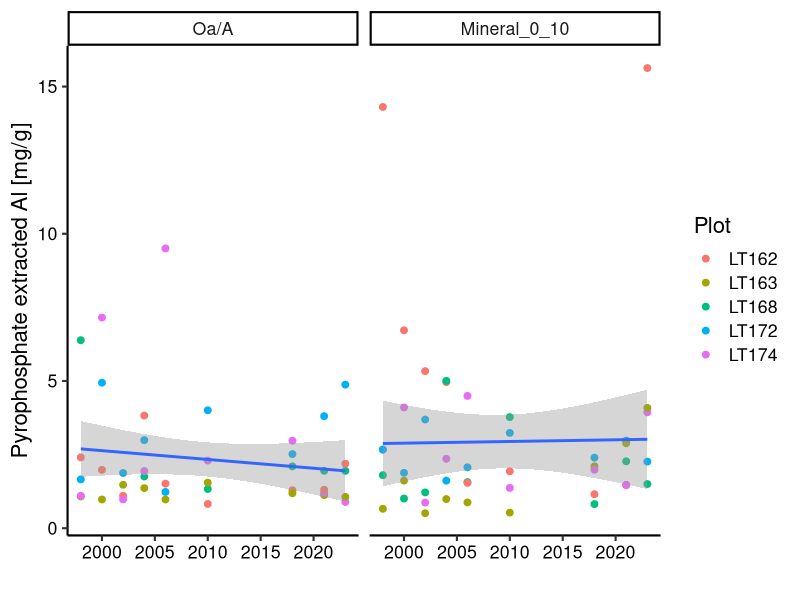
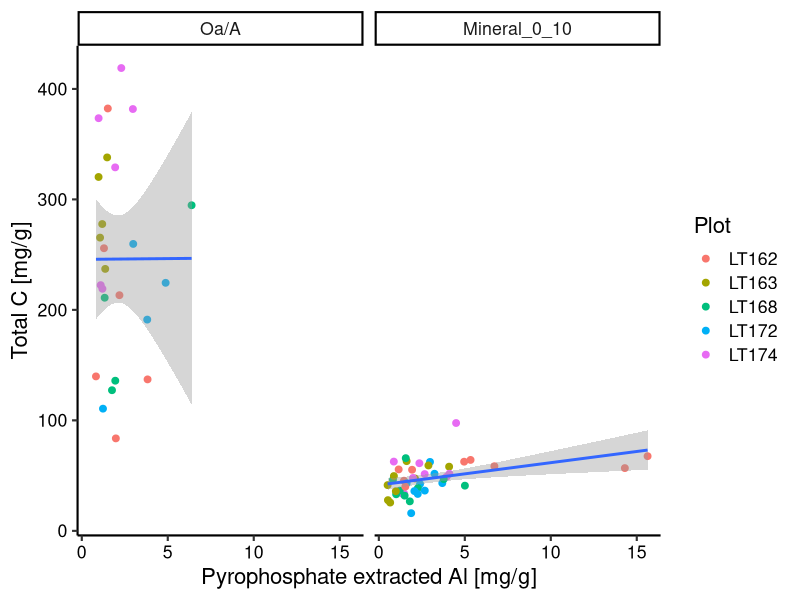
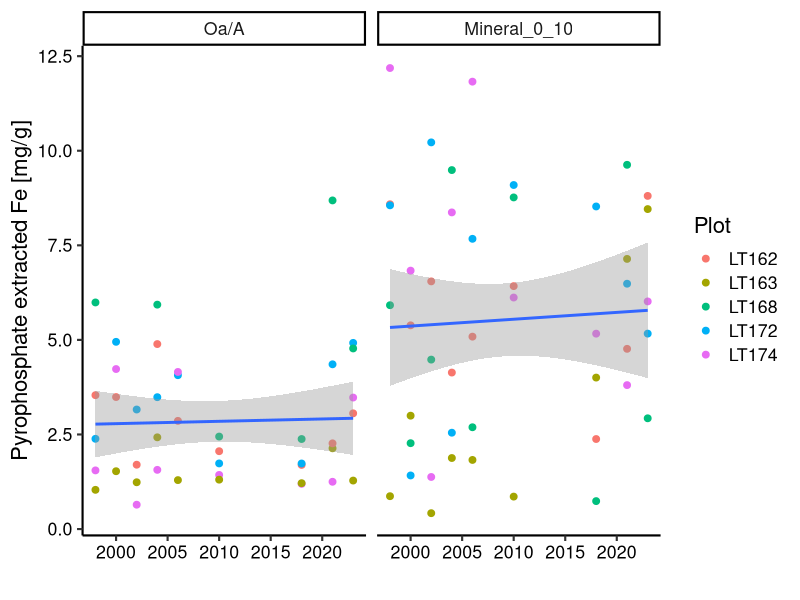
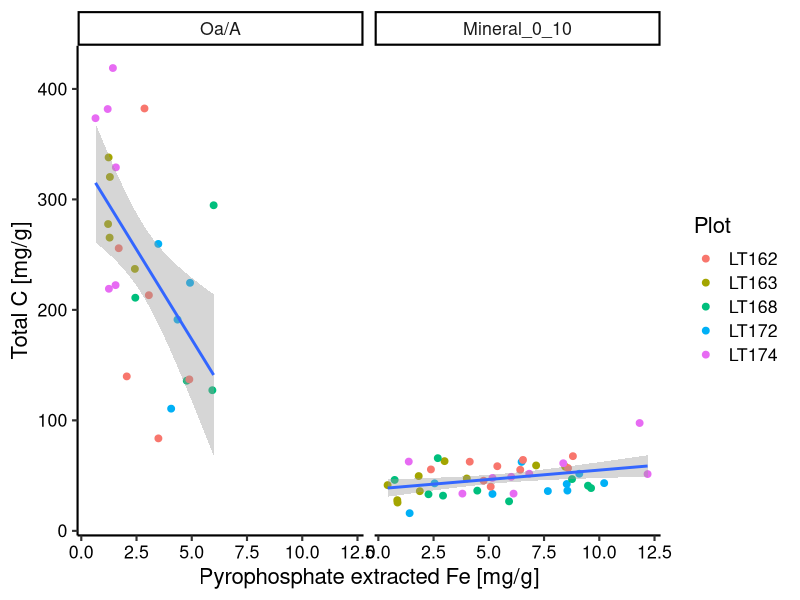

Here is the R script that generated these plots, in order:
## Hubbard Brook archived soil samples project ##
## Selective metal analysis ##
## Sophie von Fromm ##
## 2024-08-01 ##

library(tidyverse)

# Load HBEF data
HBEF_data <- read_csv("./Data/HBEF_data_all_2024-08-06.csv") %>% 
  # not needed once field notes are entered
  dplyr::select(-c(Plot_1_Horizons:Notes))

head(HBEF_data)

HBEF_data$Horizon <- factor(HBEF_data$Horizon,
                            levels = c("Oi/Oe", "Oa/A", "Mineral_0_10"),
                            ordered = TRUE)


HBEF_data %>% 
  drop_na(al_pyr_mg_g) %>% 
  ggplot(aes(x = Year, y = al_pyr_mg_g)) +
  geom_point(aes(color = Plot), size = 2) +
  theme_classic(base_size = 16) +
  theme(axis.text = element_text(color = "black")) +
  facet_wrap(~Horizon) +
  geom_smooth(method = "lm") +
  scale_x_continuous("", limits = c(1998,2023)) +
  scale_y_continuous("Pyrophosphate extracted Al [mg/g]")

HBEF_data %>% 
  drop_na(al_pyr_mg_g, `Measured_%_C`) %>% 
  ggplot(aes(y = `Measured_%_C`*10, x = al_pyr_mg_g)) +
  geom_point(aes(color = Plot), size = 2) +
  theme_classic(base_size = 16) +
  theme(axis.text = element_text(color = "black")) +
  facet_wrap(~Horizon) +
  geom_smooth(method = "lm") +
  scale_y_continuous("Total C [mg/g]") +
  scale_x_continuous("Pyrophosphate extracted Al [mg/g]")

HBEF_data %>% 
  drop_na(fe_pyr_mg_g) %>% 
  ggplot(aes(x = Year, y = fe_pyr_mg_g)) +
  geom_point(aes(color = Plot), size = 2) +
  theme_classic(base_size = 16) +
  theme(axis.text = element_text(color = "black")) +
  facet_wrap(~Horizon) +
  geom_smooth(method = "lm") +
  scale_x_continuous("", limits = c(1998,2023)) +
  scale_y_continuous("Pyrophosphate extracted Fe [mg/g]")

HBEF_data %>% 
  drop_na(fe_pyr_mg_g, `Measured_%_C`) %>% 
  ggplot(aes(y = `Measured_%_C`*10, x = fe_pyr_mg_g)) +
  geom_point(aes(color = Plot), size = 2) +
  theme_classic(base_size = 16) +
  theme(axis.text = element_text(color = "black")) +
  facet_wrap(~Horizon) +
  geom_smooth(method = "lm") +
  scale_y_continuous("Total C [mg/g]") +
  scale_x_continuous("Pyrophosphate extracted Fe [mg/g]")
